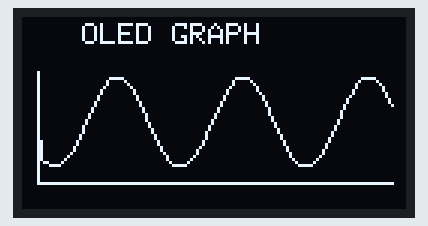
This sketch was run on a simulated Arduino Uno, built with avr-gcc and run on an emulated ATmega328P. Shown: 128×64 one-colour display.

Above: at 0.1 s.

The sketch:

Prac9.ino
```cpp
#include <Wire.h>
#include <Adafruit_GFX.h>
#include <Adafruit_SSD1306.h>
#include <math.h>

#define SCREEN_WIDTH 128
#define SCREEN_HEIGHT 64

Adafruit_SSD1306 display(
  SCREEN_WIDTH, SCREEN_HEIGHT, &Wire, -1
);

void setup()
{
  if (!display.begin(SSD1306_SWITCHCAPVCC, 0x3C))
  {
    while (1);
  }

  display.clearDisplay();

  display.setTextSize(1);
  display.setTextColor(SSD1306_WHITE);
  display.setCursor(20, 2);
  display.println("OLED GRAPH");

  display.drawLine(5, 55, 123, 55, SSD1306_WHITE);
  display.drawLine(5, 18, 5, 55, SSD1306_WHITE);

  int x1 = 5;
  int y1 = 35;

  for (int x = 6; x < 124; x++)
  {
    int y = 35 + 15 * sin(x * 0.15);

    display.drawLine(x1, y1, x, y, SSD1306_WHITE);

    x1 = x;
    y1 = y;
  }

  display.display();
}

void loop()
{
}
```
